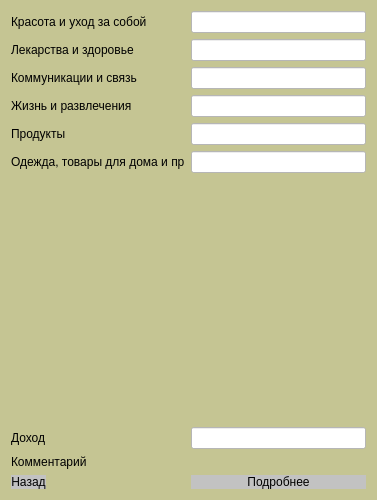
<?xml version="1.0" encoding="UTF-8"?>
<ui version="4.0">
 <class>StatsWindow</class>
 <widget class="QDialog" name="StatsWindow">
  <property name="geometry">
   <rect>
    <x>0</x>
    <y>0</y>
    <width>377</width>
    <height>500</height>
   </rect>
  </property>
  <property name="windowTitle">
   <string>Статистика</string>
  </property>
  <property name="styleSheet">
   <string notr="true">background-color: rgb(197, 197, 147);
color: rgb(0, 0, 0);
font: 10pt &quot;Bahnschrift SemiCondensed&quot;;</string>
  </property>
  <layout class="QFormLayout" name="formLayout">
   <item row="0" column="0">
    <widget class="QLabel" name="label">
     <property name="text">
      <string>Красота и уход за собой</string>
     </property>
    </widget>
   </item>
   <item row="0" column="1">
    <widget class="QLineEdit" name="beautyEdit">
     <property name="styleSheet">
      <string notr="true">background-color: rgb(255, 255, 255);</string>
     </property>
     <property name="readOnly">
      <bool>true</bool>
     </property>
    </widget>
   </item>
   <item row="1" column="0">
    <widget class="QLabel" name="label_2">
     <property name="text">
      <string>Лекарства и здоровье</string>
     </property>
    </widget>
   </item>
   <item row="1" column="1">
    <widget class="QLineEdit" name="chemistryEdit">
     <property name="styleSheet">
      <string notr="true">background-color: rgb(255, 255, 255);</string>
     </property>
     <property name="readOnly">
      <bool>true</bool>
     </property>
    </widget>
   </item>
   <item row="2" column="0">
    <widget class="QLabel" name="label_3">
     <property name="text">
      <string>Коммуникации и связь</string>
     </property>
    </widget>
   </item>
   <item row="2" column="1">
    <widget class="QLineEdit" name="comEdit">
     <property name="styleSheet">
      <string notr="true">background-color: rgb(255, 255, 255);</string>
     </property>
     <property name="readOnly">
      <bool>true</bool>
     </property>
    </widget>
   </item>
   <item row="3" column="0">
    <widget class="QLabel" name="label_4">
     <property name="text">
      <string>Жизнь и развлечения</string>
     </property>
    </widget>
   </item>
   <item row="5" column="0">
    <widget class="QLabel" name="label_6">
     <property name="text">
      <string>Одежда, товары для дома и пр</string>
     </property>
    </widget>
   </item>
   <item row="4" column="0">
    <widget class="QLabel" name="label_5">
     <property name="text">
      <string>Продукты</string>
     </property>
    </widget>
   </item>
   <item row="7" column="0">
    <widget class="QLabel" name="label_7">
     <property name="text">
      <string>Доход</string>
     </property>
    </widget>
   </item>
   <item row="3" column="1">
    <widget class="QLineEdit" name="entertainmentEdit">
     <property name="styleSheet">
      <string notr="true">background-color: rgb(255, 255, 255);</string>
     </property>
     <property name="readOnly">
      <bool>true</bool>
     </property>
    </widget>
   </item>
   <item row="4" column="1">
    <widget class="QLineEdit" name="grosseryEdit">
     <property name="styleSheet">
      <string notr="true">background-color: rgb(255, 255, 255);</string>
     </property>
     <property name="readOnly">
      <bool>true</bool>
     </property>
    </widget>
   </item>
   <item row="5" column="1">
    <widget class="QLineEdit" name="clothesEdit">
     <property name="styleSheet">
      <string notr="true">background-color: rgb(255, 255, 255);</string>
     </property>
     <property name="readOnly">
      <bool>true</bool>
     </property>
    </widget>
   </item>
   <item row="7" column="1">
    <widget class="QLineEdit" name="incomeEdit">
     <property name="styleSheet">
      <string notr="true">background-color: rgb(255, 255, 255);</string>
     </property>
     <property name="readOnly">
      <bool>true</bool>
     </property>
    </widget>
   </item>
   <item row="6" column="0">
    <spacer name="verticalSpacer">
     <property name="orientation">
      <enum>Qt::Vertical</enum>
     </property>
     <property name="sizeHint" stdset="0">
      <size>
       <width>20</width>
       <height>40</height>
      </size>
     </property>
    </spacer>
   </item>
   <item row="9" column="0">
    <widget class="QPushButton" name="closeButton">
     <property name="sizePolicy">
      <sizepolicy hsizetype="Preferred" vsizetype="Preferred">
       <horstretch>0</horstretch>
       <verstretch>0</verstretch>
      </sizepolicy>
     </property>
     <property name="styleSheet">
      <string notr="true">border-color: rgb(0,0,0);
color: rgb(0, 0, 0);
border-width: 20px;
border-radius: 15px;
background-color: rgb(194, 194, 194);
font: 13pt &quot;Bahnschrift SemiCondensed&quot;;</string>
     </property>
     <property name="text">
      <string>Назад</string>
     </property>
    </widget>
   </item>
   <item row="8" column="0">
    <widget class="QLabel" name="commentEdit">
     <property name="text">
      <string>Комментарий</string>
     </property>
    </widget>
   </item>
   <item row="9" column="1">
    <widget class="QPushButton" name="deeperButton">
     <property name="sizePolicy">
      <sizepolicy hsizetype="Preferred" vsizetype="Preferred">
       <horstretch>0</horstretch>
       <verstretch>0</verstretch>
      </sizepolicy>
     </property>
     <property name="styleSheet">
      <string notr="true">border-color: rgb(0,0,0);
color: rgb(0, 0, 0);
border-width: 20px;
border-radius: 15px;
background-color: rgb(194, 194, 194);
font: 13pt &quot;Bahnschrift SemiCondensed&quot;;</string>
     </property>
     <property name="text">
      <string>Подробнее</string>
     </property>
    </widget>
   </item>
  </layout>
 </widget>
 <resources/>
 <connections/>
</ui>
